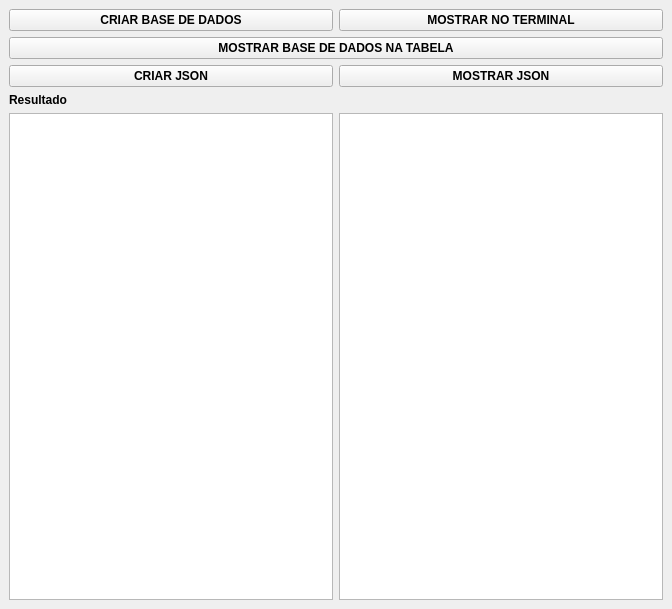
<?xml version="1.0" encoding="UTF-8"?>
<ui version="4.0">
 <class>SecondWindow</class>
 <widget class="QMainWindow" name="SecondWindow">
  <property name="geometry">
   <rect>
    <x>0</x>
    <y>0</y>
    <width>672</width>
    <height>609</height>
   </rect>
  </property>
  <property name="windowTitle">
   <string>SEGUNDA JANELA</string>
  </property>
  <widget class="QWidget" name="centralwidget">
   <layout class="QGridLayout" name="gridLayout">
    <item row="0" column="0">
     <widget class="QPushButton" name="btnCriarBD">
      <property name="font">
       <font>
        <bold>true</bold>
       </font>
      </property>
      <property name="text">
       <string>CRIAR BASE DE DADOS</string>
      </property>
     </widget>
    </item>
    <item row="0" column="1">
     <widget class="QPushButton" name="btnImprimir">
      <property name="font">
       <font>
        <bold>true</bold>
       </font>
      </property>
      <property name="text">
       <string>MOSTRAR NO TERMINAL</string>
      </property>
     </widget>
    </item>
    <item row="1" column="0" colspan="2">
     <widget class="QPushButton" name="btnTabela">
      <property name="font">
       <font>
        <bold>true</bold>
       </font>
      </property>
      <property name="text">
       <string>MOSTRAR BASE DE DADOS NA TABELA</string>
      </property>
     </widget>
    </item>
    <item row="2" column="0">
     <widget class="QPushButton" name="btnJson">
      <property name="font">
       <font>
        <bold>true</bold>
       </font>
      </property>
      <property name="text">
       <string>CRIAR JSON</string>
      </property>
     </widget>
    </item>
    <item row="2" column="1">
     <widget class="QPushButton" name="btnShowJson">
      <property name="font">
       <font>
        <bold>true</bold>
       </font>
      </property>
      <property name="text">
       <string>MOSTRAR JSON</string>
      </property>
     </widget>
    </item>
    <item row="3" column="0">
     <widget class="QLabel" name="lblResultado">
      <property name="font">
       <font>
        <bold>true</bold>
       </font>
      </property>
      <property name="text">
       <string>Resultado</string>
      </property>
     </widget>
    </item>
    <item row="4" column="0">
     <widget class="QTableView" name="tbvTabela">
      <property name="font">
       <font>
        <bold>true</bold>
       </font>
      </property>
     </widget>
    </item>
    <item row="4" column="1">
     <widget class="QPlainTextEdit" name="textEdit">
      <property name="font">
       <font>
        <bold>true</bold>
       </font>
      </property>
     </widget>
    </item>
   </layout>
  </widget>
 </widget>
 <resources/>
 <connections/>
</ui>
